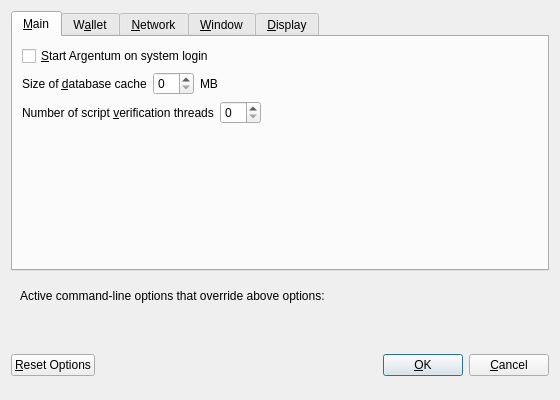
<?xml version="1.0" encoding="UTF-8"?>
<ui version="4.0">
 <class>OptionsDialog</class>
 <widget class="QDialog" name="OptionsDialog">
  <property name="geometry">
   <rect>
    <x>0</x>
    <y>0</y>
    <width>560</width>
    <height>400</height>
   </rect>
  </property>
  <property name="windowTitle">
   <string>Options</string>
  </property>
  <property name="modal">
   <bool>true</bool>
  </property>
  <layout class="QVBoxLayout" name="verticalLayout">
   <item>
    <widget class="QTabWidget" name="tabWidget">
     <property name="currentIndex">
      <number>0</number>
     </property>
     <widget class="QWidget" name="tabMain">
      <attribute name="title">
       <string>&amp;Main</string>
      </attribute>
      <layout class="QVBoxLayout" name="verticalLayout_Main">
       <item>
        <widget class="QCheckBox" name="bitcoinAtStartup">
         <property name="toolTip">
          <string>Automatically start Argentum after logging in to the system.</string>
         </property>
         <property name="text">
          <string>&amp;Start Argentum on system login</string>
         </property>
        </widget>
       </item>
       <item>
        <layout class="QHBoxLayout" name="horizontalLayout_2_Main">
         <item>
          <widget class="QLabel" name="databaseCacheLabel">
           <property name="text">
            <string>Size of &amp;database cache</string>
           </property>
           <property name="textFormat">
            <enum>Qt::PlainText</enum>
           </property>
           <property name="buddy">
            <cstring>databaseCache</cstring>
           </property>
          </widget>
         </item>
         <item>
          <widget class="QSpinBox" name="databaseCache"/>
         </item>
         <item>
          <widget class="QLabel" name="databaseCacheUnitLabel">
           <property name="text">
            <string>MB</string>
           </property>
           <property name="textFormat">
            <enum>Qt::PlainText</enum>
           </property>
          </widget>
         </item>
         <item>
          <spacer name="horizontalSpacer_2_Main">
           <property name="orientation">
            <enum>Qt::Horizontal</enum>
           </property>
           <property name="sizeHint" stdset="0">
            <size>
             <width>40</width>
             <height>20</height>
            </size>
           </property>
          </spacer>
         </item>
        </layout>
       </item>
       <item>
        <layout class="QHBoxLayout" name="horizontalLayout_3_Main">
         <item>
          <widget class="QLabel" name="threadsScriptVerifLabel">
           <property name="text">
            <string>Number of script &amp;verification threads</string>
           </property>
           <property name="textFormat">
            <enum>Qt::PlainText</enum>
           </property>
           <property name="buddy">
            <cstring>threadsScriptVerif</cstring>
           </property>
          </widget>
         </item>
         <item>
          <widget class="QSpinBox" name="threadsScriptVerif">
           <property name="toolTip">
            <string>(0 = auto, &lt;0 = leave that many cores free)</string>
           </property>
          </widget>
         </item>
         <item>
          <spacer name="horizontalSpacer_3_Main">
           <property name="orientation">
            <enum>Qt::Horizontal</enum>
           </property>
           <property name="sizeHint" stdset="0">
            <size>
             <width>40</width>
             <height>20</height>
            </size>
           </property>
          </spacer>
         </item>
        </layout>
       </item>
       <item>
        <spacer name="verticalSpacer_Main">
         <property name="orientation">
          <enum>Qt::Vertical</enum>
         </property>
         <property name="sizeHint" stdset="0">
          <size>
           <width>20</width>
           <height>40</height>
          </size>
         </property>
        </spacer>
       </item>
      </layout>
     </widget>
     <widget class="QWidget" name="tabWallet">
      <attribute name="title">
       <string>W&amp;allet</string>
      </attribute>
      <layout class="QVBoxLayout" name="verticalLayout_Wallet">
       <item>
        <widget class="QGroupBox" name="groupBox">
         <property name="title">
          <string>Expert</string>
         </property>
         <layout class="QVBoxLayout" name="verticalLayout_2">
          <item>
           <widget class="QCheckBox" name="coinControlFeatures">
            <property name="toolTip">
             <string>Whether to show coin control features or not.</string>
            </property>
            <property name="text">
             <string>Enable coin &amp;control features</string>
            </property>
           </widget>
          </item>
          <item>
           <widget class="QCheckBox" name="spendZeroConfChange">
            <property name="toolTip">
             <string>If you disable the spending of unconfirmed change, the change from a transaction cannot be used until that transaction has at least one confirmation. This also affects how your balance is computed.</string>
            </property>
            <property name="text">
             <string>&amp;Spend unconfirmed change</string>
            </property>
           </widget>
          </item>
         </layout>
        </widget>
       </item>
       <item>
        <spacer name="verticalSpacer_Wallet">
         <property name="orientation">
          <enum>Qt::Vertical</enum>
         </property>
         <property name="sizeHint" stdset="0">
          <size>
           <width>20</width>
           <height>40</height>
          </size>
         </property>
        </spacer>
       </item>
      </layout>
     </widget>
     <widget class="QWidget" name="tabNetwork">
      <attribute name="title">
       <string>&amp;Network</string>
      </attribute>
      <layout class="QVBoxLayout" name="verticalLayout_Network">
       <item>
        <widget class="QCheckBox" name="mapPortUpnp">
         <property name="toolTip">
          <string>Automatically open the Argentum client port on the router. This only works when your router supports UPnP and it is enabled.</string>
         </property>
         <property name="text">
          <string>Map port using &amp;UPnP</string>
         </property>
        </widget>
       </item>
       <item>
        <widget class="QCheckBox" name="allowIncoming">
         <property name="toolTip">
          <string>Accept connections from outside</string>
         </property>
         <property name="text">
          <string>Allow incoming connections</string>
         </property>
        </widget>
       </item>
       <item>
        <widget class="QCheckBox" name="connectSocks">
         <property name="toolTip">
          <string>Connect to the Argentum network through a SOCKS5 proxy.</string>
         </property>
         <property name="text">
          <string>&amp;Connect through SOCKS5 proxy (default proxy):</string>
         </property>
        </widget>
       </item>
       <item>
        <layout class="QHBoxLayout" name="horizontalLayout_1_Network">
         <item>
          <widget class="QLabel" name="proxyIpLabel">
           <property name="text">
            <string>Proxy &amp;IP:</string>
           </property>
           <property name="textFormat">
            <enum>Qt::PlainText</enum>
           </property>
           <property name="buddy">
            <cstring>proxyIp</cstring>
           </property>
          </widget>
         </item>
         <item>
          <widget class="QValidatedLineEdit" name="proxyIp">
           <property name="minimumSize">
            <size>
             <width>140</width>
             <height>0</height>
            </size>
           </property>
           <property name="maximumSize">
            <size>
             <width>140</width>
             <height>16777215</height>
            </size>
           </property>
           <property name="toolTip">
            <string>IP address of the proxy (e.g. IPv4: 127.0.0.1 / IPv6: ::1)</string>
           </property>
          </widget>
         </item>
         <item>
          <widget class="QLabel" name="proxyPortLabel">
           <property name="text">
            <string>&amp;Port:</string>
           </property>
           <property name="textFormat">
            <enum>Qt::PlainText</enum>
           </property>
           <property name="buddy">
            <cstring>proxyPort</cstring>
           </property>
          </widget>
         </item>
         <item>
          <widget class="QLineEdit" name="proxyPort">
           <property name="minimumSize">
            <size>
             <width>55</width>
             <height>0</height>
            </size>
           </property>
           <property name="maximumSize">
            <size>
             <width>55</width>
             <height>16777215</height>
            </size>
           </property>
           <property name="toolTip">
            <string>Port of the proxy (e.g. 9050)</string>
           </property>
          </widget>
         </item>
         <item>
          <spacer name="horizontalSpacer_1_Network">
           <property name="orientation">
            <enum>Qt::Horizontal</enum>
           </property>
           <property name="sizeHint" stdset="0">
            <size>
             <width>40</width>
             <height>20</height>
            </size>
           </property>
          </spacer>
         </item>
        </layout>
       </item>
       <item>
        <spacer name="verticalSpacer_Network">
         <property name="orientation">
          <enum>Qt::Vertical</enum>
         </property>
         <property name="sizeHint" stdset="0">
          <size>
           <width>20</width>
           <height>40</height>
          </size>
         </property>
        </spacer>
       </item>
      </layout>
     </widget>
     <widget class="QWidget" name="tabWindow">
      <attribute name="title">
       <string>&amp;Window</string>
      </attribute>
      <layout class="QVBoxLayout" name="verticalLayout_Window">
       <item>
        <widget class="QCheckBox" name="minimizeToTray">
         <property name="toolTip">
          <string>Show only a tray icon after minimizing the window.</string>
         </property>
         <property name="text">
          <string>&amp;Minimize to the tray instead of the taskbar</string>
         </property>
        </widget>
       </item>
       <item>
        <widget class="QCheckBox" name="minimizeOnClose">
         <property name="toolTip">
          <string>Minimize instead of exit the application when the window is closed. When this option is enabled, the application will be closed only after selecting Exit in the menu.</string>
         </property>
         <property name="text">
          <string>M&amp;inimize on close</string>
         </property>
        </widget>
       </item>
       <item>
        <spacer name="verticalSpacer_Window">
         <property name="orientation">
          <enum>Qt::Vertical</enum>
         </property>
         <property name="sizeHint" stdset="0">
          <size>
           <width>20</width>
           <height>40</height>
          </size>
         </property>
        </spacer>
       </item>
      </layout>
     </widget>
     <widget class="QWidget" name="tabDisplay">
      <attribute name="title">
       <string>&amp;Display</string>
      </attribute>
      <layout class="QVBoxLayout" name="verticalLayout_Display">
       <item>
        <layout class="QHBoxLayout" name="horizontalLayout_1_Display">
         <item>
          <widget class="QLabel" name="langLabel">
           <property name="text">
            <string>User Interface &amp;language:</string>
           </property>
           <property name="textFormat">
            <enum>Qt::PlainText</enum>
           </property>
           <property name="buddy">
            <cstring>lang</cstring>
           </property>
          </widget>
         </item>
         <item>
          <widget class="QValueComboBox" name="lang">
           <property name="toolTip">
            <string>The user interface language can be set here. This setting will take effect after restarting Bitcoin Core.</string>
           </property>
          </widget>
         </item>
        </layout>
       </item>
       <item>
        <layout class="QHBoxLayout" name="horizontalLayout_2_Display">
         <item>
          <widget class="QLabel" name="unitLabel">
           <property name="text">
            <string>&amp;Unit to show amounts in:</string>
           </property>
           <property name="textFormat">
            <enum>Qt::PlainText</enum>
           </property>
           <property name="buddy">
            <cstring>unit</cstring>
           </property>
          </widget>
         </item>
         <item>
          <widget class="QValueComboBox" name="unit">
           <property name="toolTip">
            <string>Choose the default subdivision unit to show in the interface and when sending coins.</string>
           </property>
          </widget>
         </item>
        </layout>
       </item>
       <item>
        <layout class="QHBoxLayout" name="horizontalLayout_3_Display">
         <item>
          <widget class="QLabel" name="thirdPartyTxUrlsLabel">
           <property name="toolTip">
            <string>Third party URLs (e.g. a block explorer) that appear in the transactions tab as context menu items. %s in the URL is replaced by transaction hash. Multiple URLs are separated by vertical bar |.</string>
           </property>
           <property name="text">
            <string>Third party transaction URLs</string>
           </property>
           <property name="buddy">
            <cstring>thirdPartyTxUrls</cstring>
           </property>
          </widget>
         </item>
         <item>
          <widget class="QLineEdit" name="thirdPartyTxUrls">
           <property name="toolTip">
            <string>Third party URLs (e.g. a block explorer) that appear in the transactions tab as context menu items. %s in the URL is replaced by transaction hash. Multiple URLs are separated by vertical bar |.</string>
           </property>
          </widget>
         </item>
        </layout>
       </item>
       <item>
        <spacer name="verticalSpacer_Display">
         <property name="orientation">
          <enum>Qt::Vertical</enum>
         </property>
         <property name="sizeHint" stdset="0">
          <size>
           <width>20</width>
           <height>40</height>
          </size>
         </property>
        </spacer>
       </item>
      </layout>
     </widget>
    </widget>
   </item>
   <item>
    <widget class="QFrame" name="frame">
     <layout class="QVBoxLayout" name="verticalLayout_Bottom">
      <item>
       <layout class="QHBoxLayout" name="horizontalLayout_Bottom">
        <item>
         <widget class="QLabel" name="overriddenByCommandLineInfoLabel">
          <property name="text">
           <string>Active command-line options that override above options:</string>
          </property>
          <property name="textFormat">
           <enum>Qt::PlainText</enum>
          </property>
         </widget>
        </item>
        <item>
         <spacer name="horizontalSpacer_Bottom">
          <property name="orientation">
           <enum>Qt::Horizontal</enum>
          </property>
          <property name="sizeHint" stdset="0">
           <size>
            <width>40</width>
            <height>20</height>
           </size>
          </property>
         </spacer>
        </item>
       </layout>
      </item>
      <item>
       <widget class="QLabel" name="overriddenByCommandLineLabel">
        <property name="text">
         <string/>
        </property>
        <property name="textFormat">
         <enum>Qt::PlainText</enum>
        </property>
        <property name="wordWrap">
         <bool>true</bool>
        </property>
       </widget>
      </item>
     </layout>
    </widget>
   </item>
   <item>
    <layout class="QHBoxLayout" name="horizontalLayout_Buttons">
     <item>
      <widget class="QPushButton" name="resetButton">
       <property name="toolTip">
        <string>Reset all client options to default.</string>
       </property>
       <property name="text">
        <string>&amp;Reset Options</string>
       </property>
       <property name="autoDefault">
        <bool>false</bool>
       </property>
      </widget>
     </item>
     <item>
      <spacer name="horizontalSpacer_1">
       <property name="orientation">
        <enum>Qt::Horizontal</enum>
       </property>
       <property name="sizeHint" stdset="0">
        <size>
         <width>40</width>
         <height>48</height>
        </size>
       </property>
      </spacer>
     </item>
     <item>
      <widget class="QLabel" name="statusLabel">
       <property name="minimumSize">
        <size>
         <width>200</width>
         <height>0</height>
        </size>
       </property>
       <property name="font">
        <font>
         <weight>75</weight>
         <bold>true</bold>
        </font>
       </property>
       <property name="text">
        <string/>
       </property>
       <property name="textFormat">
        <enum>Qt::PlainText</enum>
       </property>
       <property name="wordWrap">
        <bool>true</bool>
       </property>
      </widget>
     </item>
     <item>
      <spacer name="horizontalSpacer_2">
       <property name="orientation">
        <enum>Qt::Horizontal</enum>
       </property>
       <property name="sizeHint" stdset="0">
        <size>
         <width>40</width>
         <height>48</height>
        </size>
       </property>
      </spacer>
     </item>
     <item>
      <widget class="QPushButton" name="okButton">
       <property name="text">
        <string>&amp;OK</string>
       </property>
       <property name="autoDefault">
        <bool>false</bool>
       </property>
       <property name="default">
        <bool>true</bool>
       </property>
      </widget>
     </item>
     <item>
      <widget class="QPushButton" name="cancelButton">
       <property name="text">
        <string>&amp;Cancel</string>
       </property>
       <property name="autoDefault">
        <bool>false</bool>
       </property>
      </widget>
     </item>
    </layout>
   </item>
  </layout>
 </widget>
 <customwidgets>
  <customwidget>
   <class>QValidatedLineEdit</class>
   <extends>QLineEdit</extends>
   <header>qvalidatedlineedit.h</header>
  </customwidget>
  <customwidget>
   <class>QValueComboBox</class>
   <extends>QComboBox</extends>
   <header>qvaluecombobox.h</header>
  </customwidget>
 </customwidgets>
 <resources/>
 <connections/>
</ui>
